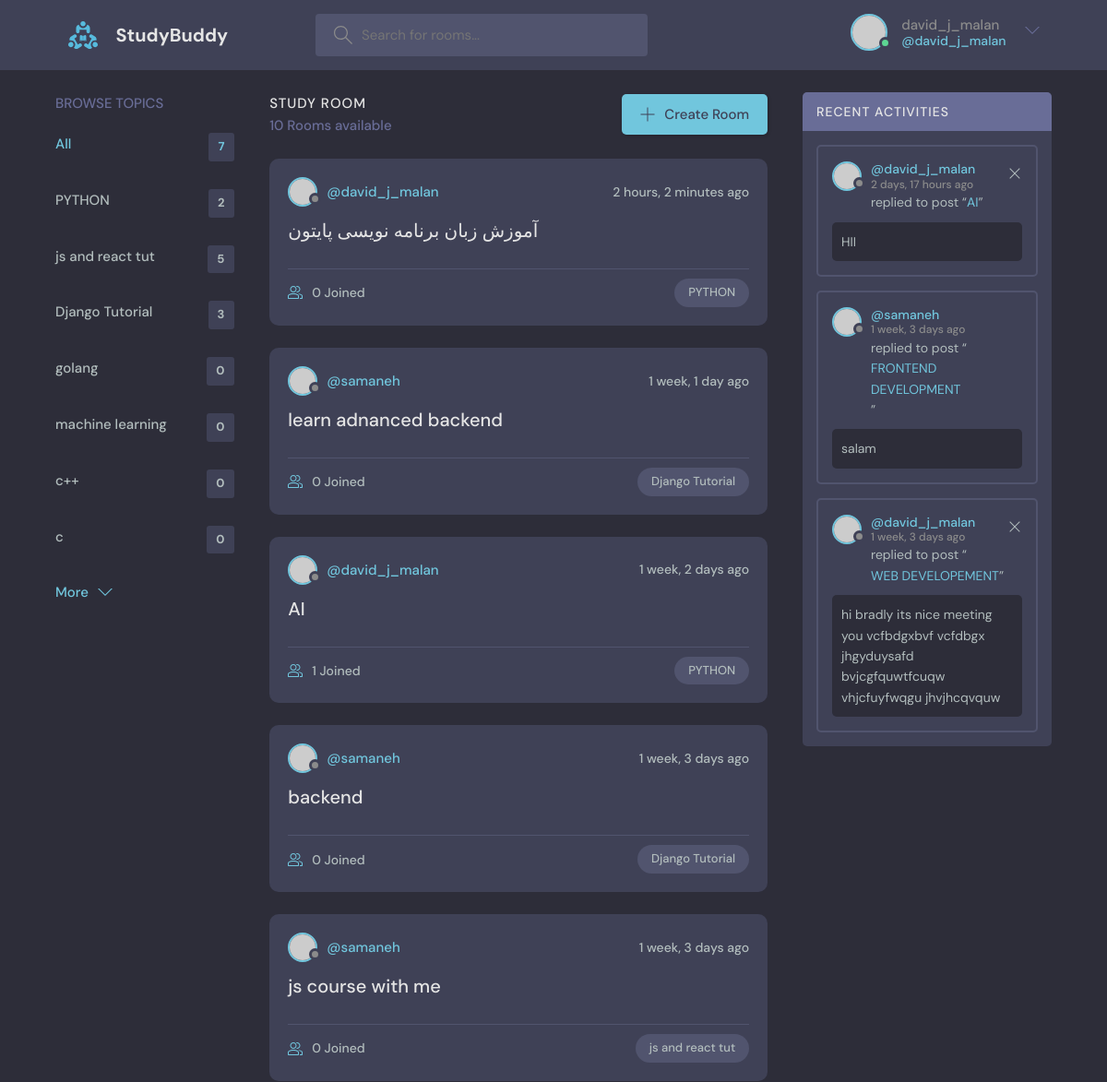
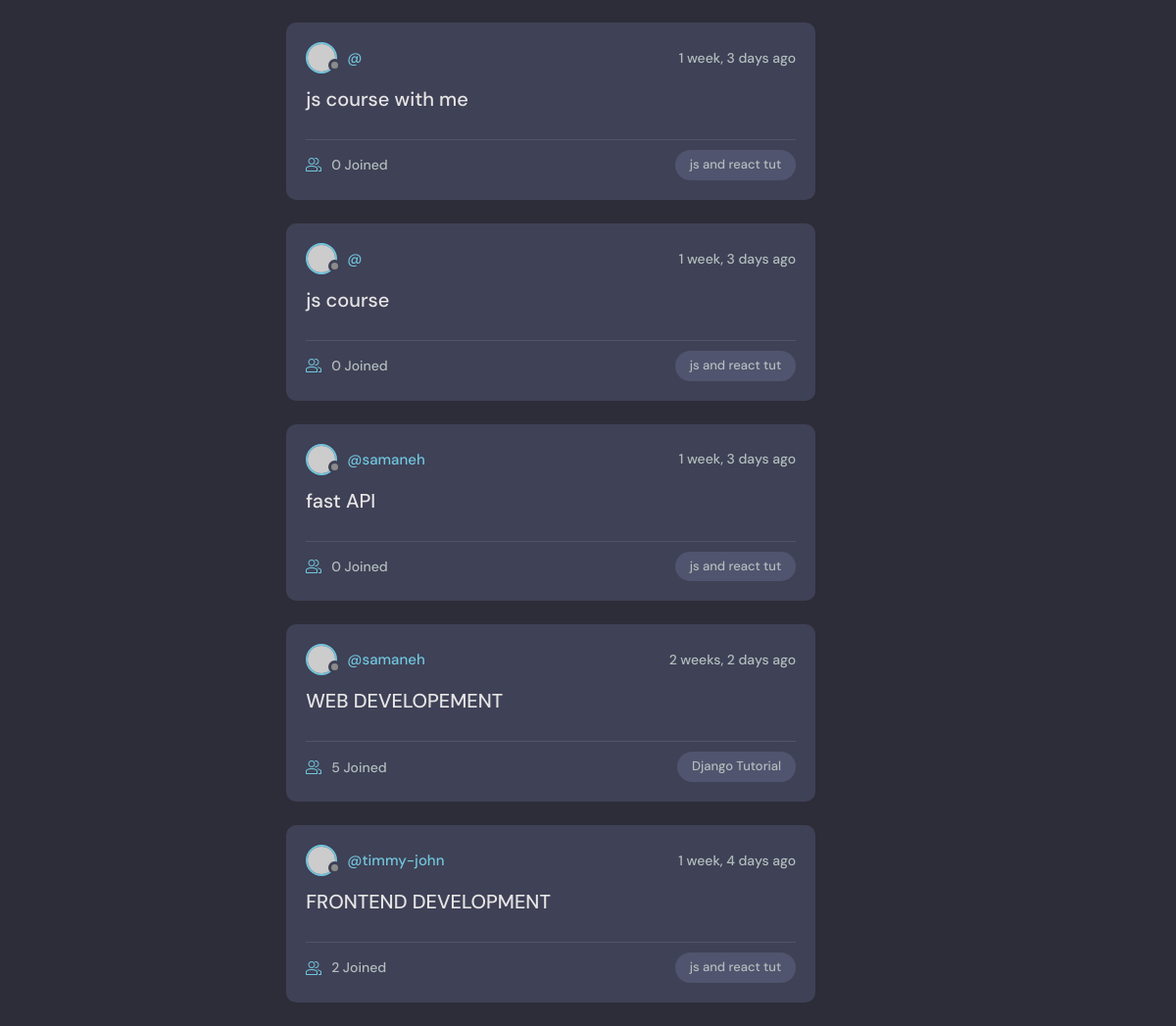
Screenshot of / (signed in) with the database file from the repository (2 pictures, top to bottom).
### base/models.py (models this page shows, shortened)
class Topic(models.Model):
    name=models.CharField(max_length=80)

class Room(models.Model):
    host=models.ForeignKey(User, on_delete=models.SET_NULL, null=True)
    topic=models.ForeignKey(Topic, on_delete=models.SET_NULL, null=True)
    name=models.CharField(max_length=50)
    description=models.TextField(null=True, blank=True)
    participants=models.ManyToManyField(User, related_name="participants", blank=True)
    updated=models.DateTimeField(auto_now=True)
    created=models.DateTimeField(auto_now_add=True)
    class Meta:
        ordering=['-updated', '-created']
    def __str__(self):
        return self.name

class Message(models.Model):
    user=models.ForeignKey(User, on_delete=models.CASCADE)
    room=models.ForeignKey(Room, on_delete=models.CASCADE)
    body=models.TextField()
    updated=models.DateTimeField(auto_now=True)
    created=models.DateTimeField(auto_now_add=True)

### base/views.py (the view)
# urls.py: path("", views.home, name="home"),
def home(request):
    q=request.GET.get("q") if request.GET.get("q") != None else ""
    rooms=Room.objects.filter(
        Q(topic__name__icontains=q) |
        Q(name__icontains=q) |
        Q(description__icontains=q)
    )
    room_count=len(rooms)
    topics=Topic.objects.all()
    room_messages=Message.objects.filter(Q(room__topic__name__icontains=q)).order_by("-created")[:3]
    return render(request, "base/home.html",{
        "rooms":rooms,
        "topics":topics,
        "room_count":room_count,
        "room_messages":room_messages,
    })

### base/templates/base/home.html (shortened to what this page needs)
{% extends 'main.html' %}
{% block content %}
<main class="layout layout--3">
  <div class="container">
    {% include 'base/topics_component.html' %}
    <div class="roomList">
      <div class="roomList__header">
        <div>
          <h2>Study Room</h2>
          <p>{{room_count}} Rooms available</p>
        </div>
        <a class="btn btn--main" href="{% url 'createroom' %}">
          <svg version="1.1" xmlns="http://www.w3.org/2000/svg" width="32" height="32" viewBox="0 0 32 32">
            <title>add</title>
            <path
              d="M16.943 0.943h-1.885v14.115h-14.115v1.885h14.115v14.115h1.885v-14.115h14.115v-1.885h-14.115v-14.115z">
            </path>
          </svg>
          Create Room
        </a>
      </div>
      {% include 'base/feed_component.html' %}
    </div>
    {% include "base/activity_component.html"%}
  </div>
</main>
{% endblock content %}

### templates/navbar.html (shortened to what this page needs)
{% load static %}
<header class="header header--loggedIn">
    <div class="container">
        <a href="{% url 'home' %}" class="header__logo">
            <img src="{% static 'images/logo.svg' %}" />
            <h1>StudyBuddy</h1>
        </a>
        <form method="GET" action="{% url 'home' %}" class="header__search">
            <label>
                <input name="q" placeholder="Search for rooms..." />
            </label>
        </form>
        <nav class="header__menu">
            {% if request.user.is_authenticated %}
            <div class="header__user">
                <a href="profile.html">
                    <div class="avatar avatar--medium active">
                        <img src="https://randomuser.me/api/portraits/men/37.jpg" />
                    </div>
                    <p>{{request.user.username}} <span>@{{request.user.username}}</span></p>
                </a>
                <button class="dropdown-button">
                    <svg version="1.1" xmlns="http://www.w3.org/2000/svg" width="32" height="32" viewBox="0 0 32 32">
                        <title>chevron-down</title>
                        <path d="M16 21l-13-13h-3l16 16 16-16h-3l-13 13z"></path>
                    </svg>
                </button>
            </div>
            {% else %}
            <a href="{% url 'login' %}">
                <img src="{% static 'images/avatar.svg' %}" />
                <p>Login</p>
            </a>
            {% endif %}
        </nav>
    </div>
</header>

### base/templates/base/topics_component.html
<div class="topics">
    <div class="topics__header">
        <h2>Browse Topics</h2>
    </div>
    <ul class="topics__list">
        <li>
            <a href="{% url 'home' %}" class="active">All <span>{{topics.count}}</span></a>
        </li>
        {% for topic in topics %}
        <li>
            <a href="{% url 'home' %}?q={{topic.name}}">{{topic.name}} <span>{{topic.room_set.all.count}}</span></a>
        </li>
        {% endfor %}
    </ul>
    <a class="btn btn--link" href="topics.html">
        More
        <svg version="1.1" xmlns="http://www.w3.org/2000/svg" width="32" height="32" viewBox="0 0 32 32">
            <title>chevron-down</title>
            <path d="M16 21l-13-13h-3l16 16 16-16h-3l-13 13z"></path>
        </svg>
    </a>
</div>

### base/templates/base/feed_component.html (shortened to what this page needs)
{% for room in rooms %}
<div class="roomListRoom">
    <div class="roomListRoom__header">
        <a href="#" class="roomListRoom__author">
            <div class="avatar avatar--small">
                <img src="https://randomuser.me/api/portraits/women/11.jpg" />
            </div>
            <span>@{{room.host.username}}</span>
        </a>
        <div class="roomListRoom__actions">
            <span>{{room.created|timesince}} ago</span>
        </div>
    </div>
    <div class="roomListRoom__content">
        <a href="{% url 'room' room.id %}">{{room.name}}</a>
    </div>
    <div class="roomListRoom__meta">
        <a href="{% url 'room' room.id %}" class="roomListRoom__joined">
            {{room.participants.all.count}} Joined
        </a>
        <p class="roomListRoom__topic">{{room.topic.name}}</p>
    </div>
</div>
{% endfor %}

### base/templates/base/activity_component.html
<div class="activities">
    <div class="activities__header">
        <h2>Recent Activities</h2>
    </div>
    {% for message in room_messages %}
    <div class="activities__box">
        <div class="activities__boxHeader roomListRoom__header">
            <a href="{% url 'profile' message.user.id %}" class="roomListRoom__author">
                <div class="avatar avatar--small">
                    <img src="https://randomuser.me/api/portraits/women/11.jpg" />
                </div>
                <p>
                    @{{message.user}}
                    <span>{{message.created|timesince}} ago</span>
                </p>
            </a>
            {% if request.user == message.user %}
            <div class="roomListRoom__actions">
                <a href="#">
                    <svg version="1.1" xmlns="http://www.w3.org/2000/svg" width="32" height="32" viewBox="0 0 32 32">
                        <title>remove</title>
                        <path
                            d="M27.314 6.019l-1.333-1.333-9.98 9.981-9.981-9.981-1.333 1.333 9.981 9.981-9.981 9.98 1.333 1.333 9.981-9.98 9.98 9.98 1.333-1.333-9.98-9.98 9.98-9.981z">
                        </path>
                    </svg>
                </a>
            </div>
            {% endif %}
        </div>
        <div class="activities__boxContent">
            <p>replied to post “<a href="{% url 'room' message.room.id %}">{{message.room}}</a>”</p>
            <div class="activities__boxRoomContent">
                {{message.body}}
            </div>
        </div>
    </div>
    {% endfor %}
</div>

### rows the page displays
Topic: name "PYTHON", room_set.all.count "2"
Topic: name "js and react tut", room_set.all.count "5"
Topic: name "Django Tutorial", room_set.all.count "3"
Topic: name "golang", room_set.all.count "0"
Topic: name "machine learning", room_set.all.count "0"
Topic: name "c++", room_set.all.count "0"
Topic: name "c", room_set.all.count "0"
Room: host.username "david_j_malan", created "2 hours, 2 minutes", name "آموزش زبان برنامه نویسی پایتون", participants.all.count "0", topic.name "PYTHON"
Room: host.username "samaneh", created "1 week, 1 day", name "learn adnanced backend", participants.all.count "0", topic.name "Django Tutorial"
Room: host.username "david_j_malan", created "1 week, 2 days", name "AI", participants.all.count "1", topic.name "PYTHON"
Room: host.username "samaneh", created "1 week, 3 days", name "backend", participants.all.count "0", topic.name "Django Tutorial"
Room: host.username "samaneh", created "1 week, 3 days", name "js course with me", participants.all.count "0", topic.name "js and react tut"
Room: created "1 week, 3 days", name "js course with me", participants.all.count "0", topic.name "js and react tut"
Room: created "1 week, 3 days", name "js course", participants.all.count "0", topic.name "js and react tut"
Room: host.username "samaneh", created "1 week, 3 days", name "fast API", participants.all.count "0", topic.name "js and react tut"
Room: host.username "samaneh", created "2 weeks, 2 days", name "WEB DEVELOPEMENT", participants.all.count "5", topic.name "Django Tutorial"
Room: host.username "timmy-john", created "1 week, 4 days", name "FRONTEND DEVELOPMENT", participants.all.count "2", topic.name "js and react tut"
Message: user "david_j_malan", created "2 days, 17 hours", room "AI", body "HII"
Message: user "samaneh", created "1 week, 3 days", room "FRONTEND DEVELOPMENT", body "salam"
Message: user "david_j_malan", created "1 week, 3 days", room "WEB DEVELOPEMENT", body "hi bradly its nice meeting you vcfbdgxbvf vcfdbgx jhgyduysafd bvjcgfquwtfcuqw vhjcfuyfwqgu jhvjhcqvquw"

### other values shown
{{ request.user.username }} "david_j_malan"
{{ topics.count }} "7"
{{ room_count }} "10"
